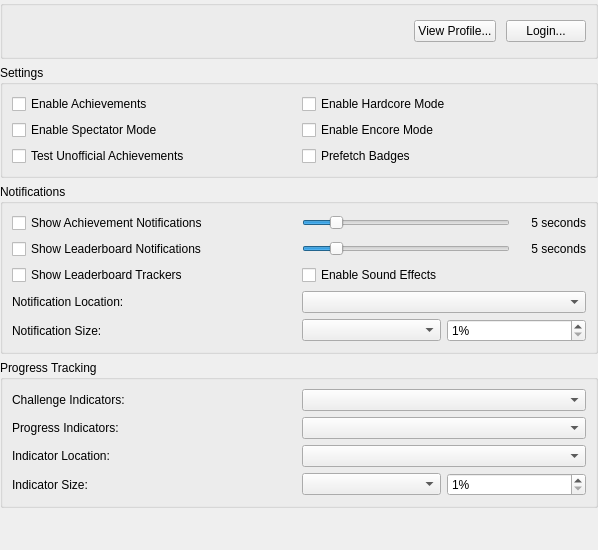
<?xml version="1.0" encoding="UTF-8"?>
<ui version="4.0">
 <class>AchievementSettingsWidget</class>
 <widget class="QWidget" name="AchievementSettingsWidget">
  <property name="geometry">
   <rect>
    <x>0</x>
    <y>0</y>
    <width>598</width>
    <height>550</height>
   </rect>
  </property>
  <layout class="QVBoxLayout" name="verticalLayout">
   <property name="leftMargin">
    <number>0</number>
   </property>
   <property name="topMargin">
    <number>0</number>
   </property>
   <property name="rightMargin">
    <number>0</number>
   </property>
   <property name="bottomMargin">
    <number>0</number>
   </property>
   <item>
    <widget class="QGroupBox" name="loginBox">
     <layout class="QHBoxLayout" name="horizontalLayout" stretch="0,1,0,0">
      <property name="spacing">
       <number>10</number>
      </property>
      <item>
       <widget class="QLabel" name="userBadge">
        <property name="sizePolicy">
         <sizepolicy hsizetype="Fixed" vsizetype="Fixed">
          <horstretch>0</horstretch>
          <verstretch>0</verstretch>
         </sizepolicy>
        </property>
        <property name="minimumSize">
         <size>
          <width>32</width>
          <height>32</height>
         </size>
        </property>
        <property name="maximumSize">
         <size>
          <width>32</width>
          <height>32</height>
         </size>
        </property>
        <property name="scaledContents">
         <bool>true</bool>
        </property>
       </widget>
      </item>
      <item>
       <widget class="QLabel" name="loginStatus">
        <property name="alignment">
         <set>Qt::AlignmentFlag::AlignLeading|Qt::AlignmentFlag::AlignLeft|Qt::AlignmentFlag::AlignTop</set>
        </property>
       </widget>
      </item>
      <item>
       <widget class="QPushButton" name="viewProfile">
        <property name="text">
         <string>View Profile...</string>
        </property>
       </widget>
      </item>
      <item>
       <widget class="QPushButton" name="loginButton">
        <property name="text">
         <string>Login...</string>
        </property>
       </widget>
      </item>
     </layout>
    </widget>
   </item>
   <item>
    <widget class="QGroupBox" name="settingsGroup">
     <property name="title">
      <string>Settings</string>
     </property>
     <layout class="QGridLayout" name="settingsLayout">
      <item row="0" column="0">
       <widget class="QCheckBox" name="enable">
        <property name="text">
         <string>Enable Achievements</string>
        </property>
       </widget>
      </item>
      <item row="0" column="1">
       <widget class="QCheckBox" name="hardcoreMode">
        <property name="text">
         <string>Enable Hardcore Mode</string>
        </property>
       </widget>
      </item>
      <item row="1" column="0">
       <widget class="QCheckBox" name="spectatorMode">
        <property name="text">
         <string>Enable Spectator Mode</string>
        </property>
       </widget>
      </item>
      <item row="1" column="1">
       <widget class="QCheckBox" name="encoreMode">
        <property name="text">
         <string>Enable Encore Mode</string>
        </property>
       </widget>
      </item>
      <item row="2" column="0">
       <widget class="QCheckBox" name="unofficialAchievements">
        <property name="text">
         <string>Test Unofficial Achievements</string>
        </property>
       </widget>
      </item>
      <item row="2" column="1">
       <widget class="QCheckBox" name="prefetchBadges">
        <property name="text">
         <string>Prefetch Badges</string>
        </property>
       </widget>
      </item>
     </layout>
    </widget>
   </item>
   <item>
    <widget class="QGroupBox" name="notificationsGroup">
     <property name="title">
      <string>Notifications</string>
     </property>
     <layout class="QGridLayout" name="gridLayout_2" columnstretch="1,1">
      <item row="0" column="0">
       <widget class="QCheckBox" name="achievementNotifications">
        <property name="text">
         <string>Show Achievement Notifications</string>
        </property>
       </widget>
      </item>
      <item row="0" column="1">
       <layout class="QHBoxLayout" name="horizontalLayout_3" stretch="1,0">
        <item>
         <widget class="QSlider" name="achievementNotificationsDuration">
          <property name="minimum">
           <number>1</number>
          </property>
          <property name="maximum">
           <number>30</number>
          </property>
          <property name="pageStep">
           <number>5</number>
          </property>
          <property name="value">
           <number>5</number>
          </property>
          <property name="orientation">
           <enum>Qt::Orientation::Horizontal</enum>
          </property>
         </widget>
        </item>
        <item>
         <widget class="QLabel" name="achievementNotificationsDurationLabel">
          <property name="minimumSize">
           <size>
            <width>70</width>
            <height>0</height>
           </size>
          </property>
          <property name="text">
           <string>5 seconds</string>
          </property>
          <property name="alignment">
           <set>Qt::AlignmentFlag::AlignRight|Qt::AlignmentFlag::AlignTrailing|Qt::AlignmentFlag::AlignVCenter</set>
          </property>
         </widget>
        </item>
       </layout>
      </item>
      <item row="1" column="0">
       <widget class="QCheckBox" name="leaderboardNotifications">
        <property name="text">
         <string>Show Leaderboard Notifications</string>
        </property>
       </widget>
      </item>
      <item row="1" column="1">
       <layout class="QHBoxLayout" name="horizontalLayout_2" stretch="1,0">
        <item>
         <widget class="QSlider" name="leaderboardNotificationsDuration">
          <property name="minimum">
           <number>1</number>
          </property>
          <property name="maximum">
           <number>30</number>
          </property>
          <property name="pageStep">
           <number>5</number>
          </property>
          <property name="value">
           <number>5</number>
          </property>
          <property name="orientation">
           <enum>Qt::Orientation::Horizontal</enum>
          </property>
         </widget>
        </item>
        <item>
         <widget class="QLabel" name="leaderboardNotificationsDurationLabel">
          <property name="minimumSize">
           <size>
            <width>70</width>
            <height>0</height>
           </size>
          </property>
          <property name="text">
           <string>5 seconds</string>
          </property>
          <property name="alignment">
           <set>Qt::AlignmentFlag::AlignRight|Qt::AlignmentFlag::AlignTrailing|Qt::AlignmentFlag::AlignVCenter</set>
          </property>
         </widget>
        </item>
       </layout>
      </item>
      <item row="2" column="0">
       <widget class="QCheckBox" name="leaderboardTrackers">
        <property name="text">
         <string>Show Leaderboard Trackers</string>
        </property>
       </widget>
      </item>
      <item row="2" column="1">
       <layout class="QHBoxLayout" name="horizontalLayout_4" stretch="0,1">
        <property name="spacing">
         <number>0</number>
        </property>
        <item>
         <widget class="QCheckBox" name="soundEffects">
          <property name="text">
           <string>Enable Sound Effects</string>
          </property>
         </widget>
        </item>
        <item>
         <widget class="QLabel" name="changeSoundsLink">
          <property name="openExternalLinks">
           <bool>true</bool>
          </property>
          <property name="textInteractionFlags">
           <set>Qt::TextInteractionFlag::LinksAccessibleByKeyboard|Qt::TextInteractionFlag::LinksAccessibleByMouse</set>
          </property>
         </widget>
        </item>
       </layout>
      </item>
      <item row="3" column="0">
       <widget class="QLabel" name="notificationLocationLabel">
        <property name="text">
         <string>Notification Location:</string>
        </property>
       </widget>
      </item>
      <item row="3" column="1">
       <widget class="QComboBox" name="notificationLocation"/>
      </item>
      <item row="4" column="0">
       <widget class="QLabel" name="notificationScaleLabel">
        <property name="text">
         <string>Notification Size:</string>
        </property>
       </widget>
      </item>
      <item row="4" column="1">
       <layout class="QHBoxLayout" name="notificationScaleLayout">
        <item>
         <widget class="QComboBox" name="notificationScale"/>
        </item>
        <item>
         <widget class="QSpinBox" name="notificationScaleCustom">
          <property name="suffix">
           <string>%</string>
          </property>
          <property name="minimum">
           <number>1</number>
          </property>
          <property name="maximum">
           <number>1000</number>
          </property>
         </widget>
        </item>
       </layout>
      </item>
     </layout>
    </widget>
   </item>
   <item>
    <widget class="QGroupBox" name="progressTrackingGroup">
     <property name="title">
      <string>Progress Tracking</string>
     </property>
     <layout class="QGridLayout" name="gridLayout" columnstretch="1,1">
      <item row="0" column="0">
       <widget class="QLabel" name="challengeIndicatorModeLabel">
        <property name="text">
         <string>Challenge Indicators:</string>
        </property>
       </widget>
      </item>
      <item row="1" column="1">
       <widget class="QComboBox" name="progressIndicatorMode"/>
      </item>
      <item row="2" column="1">
       <widget class="QComboBox" name="indicatorLocation"/>
      </item>
      <item row="0" column="1">
       <widget class="QComboBox" name="challengeIndicatorMode"/>
      </item>
      <item row="1" column="0">
       <widget class="QLabel" name="progressIndicatorModeLabel">
        <property name="text">
         <string>Progress Indicators:</string>
        </property>
       </widget>
      </item>
      <item row="3" column="1">
       <layout class="QHBoxLayout" name="indicatorScaleLayout">
        <item>
         <widget class="QComboBox" name="indicatorScale"/>
        </item>
        <item>
         <widget class="QSpinBox" name="indicatorScaleCustom">
          <property name="suffix">
           <string>%</string>
          </property>
          <property name="minimum">
           <number>1</number>
          </property>
          <property name="maximum">
           <number>1000</number>
          </property>
         </widget>
        </item>
       </layout>
      </item>
      <item row="2" column="0">
       <widget class="QLabel" name="indicatorLocationLabel">
        <property name="text">
         <string>Indicator Location:</string>
        </property>
       </widget>
      </item>
      <item row="3" column="0">
       <widget class="QLabel" name="indicatorScaleLabel">
        <property name="text">
         <string>Indicator Size:</string>
        </property>
       </widget>
      </item>
     </layout>
    </widget>
   </item>
   <item>
    <spacer name="verticalSpacer">
     <property name="orientation">
      <enum>Qt::Orientation::Vertical</enum>
     </property>
     <property name="sizeHint" stdset="0">
      <size>
       <width>0</width>
       <height>0</height>
      </size>
     </property>
    </spacer>
   </item>
  </layout>
 </widget>
 <resources>
  <include location="resources/duckstation-qt.qrc"/>
 </resources>
 <connections/>
</ui>
